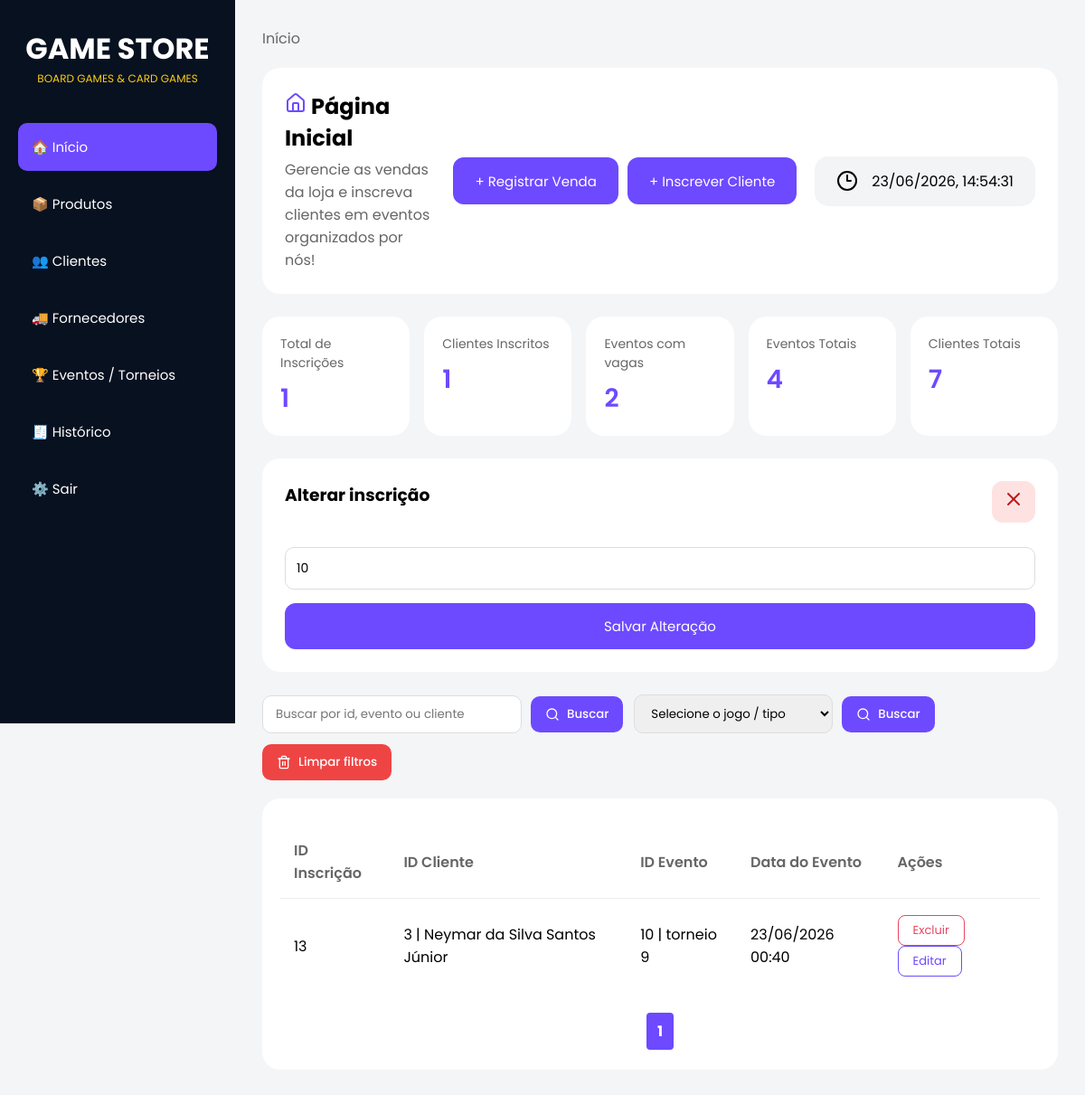
The page /inscricoes/editar/13 (signed in) on the database its author committed.
### tables this page shows
CREATE TABLE inscricoes (
            id INTEGER PRIMARY KEY AUTOINCREMENT,
            id_cliente INTEGER NOT NULL,
            id_evento INTEGER NOT NULL
        );

CREATE TABLE clientes(
            id INTEGER NOT NULL PRIMARY KEY AUTOINCREMENT,
            nome TEXT NOT NULL, 
            cpf TEXT NOT NULL UNIQUE,
            telefone TEXT NOT NULL,
            email TEXT NOT NULL UNIQUE
        );

CREATE TABLE eventos (
            id INTEGER PRIMARY KEY AUTOINCREMENT,
            nome TEXT NOT NULL,
            jogo TEXT NOT NULL,
            data TEXT NOT NULL,
            vagas INTEGER NOT NULL
        );

### routes.py (the view)
@app.route("/inscricoes/editar/<int:id>", methods=["GET"])
@login_required
def edicao_inscricao(id):
    inscricao = buscar_inscricao_por_id(id)
    lista = carregar_inscricoes()
    dados = paginar(lista, 5)
    return render_template(
        "home.html",
        inscricoes=dados["itens"],
        pagina=dados["pagina"],
        total_paginas=dados["total_paginas"],
        total_inscricoes=len(lista),
        total_clientes=total_clientes_inscritos(),
        eventos_abertos=total_eventos_com_vagas(),
        eventos_existentes=len(listar_eventos()),
        clientes_existentes=len(listar_clientes()),
        inscricao=inscricao,
        modo_insc="editar",
        modo_vnd="criar",
        em_busca=False
    )

### database.py (called while the page is built)
def conectar():
    return sqlite3.connect(CAMINHO_BANCO)

### modules/clientes.py (called while the page is built)
def listar_clientes():
    conexao = conectar()
    cursor = conexao.cursor()
    cursor.execute("""SELECT * FROM clientes""")
    resultado = cursor.fetchall()
    conexao.close()
    return resultado

### modules/eventos.py (called while the page is built)
def adicionar_status_eventos(lista):
    eventos_com_status = []
    for evento in lista:
        vagas = vagas_disponiveis(evento[0])
        status = obter_status_evento(
            evento[3],
            vagas
        )
        vagasOcupadas = evento[4] - vagas
        evento = list(evento)
        evento[3] = formatar_data(evento[3])
        evento.append(vagasOcupadas)
        evento.append(status)
        eventos_com_status.append(evento)
    return eventos_com_status

def carregar_eventos():
    lista = listar_eventos()
    return adicionar_status_eventos(lista)

def listar_eventos():
    conn = conectar()
    cursor = conn.cursor()
    cursor.execute("SELECT * FROM eventos") # seleciona tudo da tabela eventos
    eventos = cursor.fetchall()
    conn.close()
    return eventos # retorna tudo q selecionamos com o fetchall

def obter_status_evento(data_evento, vagas_disponiveis):
    data_evento = datetime.strptime( data_evento, "%Y-%m-%dT%H:%M" ) #tranforma de: "2026-06-13T18:00" para:  (2026, 6, 13, 18, 0)
    agora = datetime.now() #hora de agr no msm formato de cima
    if data_evento < agora:
        return "Encerrado"
    elif vagas_disponiveis <= 0:
        return "Lotado"
    else:
        return "Aberto"

### modules/inscricoes.py (called while the page is built)
def carregar_inscricoes():
    lista = listar_inscricoes()
    return adicionar_nomes(lista)

def adicionar_nomes(lista):
    inscricao_adicionada = []
    for inscricao in lista:
        inscricao = list(inscricao)
        nome_cliente = add_nome_cliente(inscricao[1])
        nome_evento = add_nome_evento(inscricao[2])
        data_evento = buscar_data_evento(inscricao[2])
        if nome_cliente is None:
            nome_cliente = "Cliente removido"
        if nome_evento is None:
            nome_evento = "Evento removido"
        if data_evento:
            data_evento = formatar_data(data_evento)
        else:
            data_evento = "Evento removido"
        inscricao.append(nome_cliente)
        inscricao.append(nome_evento)
        inscricao.append(data_evento)
        inscricao_adicionada.append(inscricao)
    return inscricao_adicionada

### modules/reutilizaveis.py (called while the page is built)
def formatar_data(data):
    return datetime.strptime(
        data,
        "%Y-%m-%dT%H:%M"
    ).strftime("%d/%m/%Y %H:%M")

### templates/home.html (shortened to what this page needs)
<!DOCTYPE html>
<html lang="pt">
<head>
    <link rel="stylesheet" href="{{ url_for('static', filename='home.css') }}" />
</head>
<body>
    <div class="sidebar">
        <div class="logo">
            <h1>GAME STORE</h1>
            <p>BOARD GAMES & CARD GAMES</p>
        </div>
        <div class="menu">
            <a href="/" class="active">🏠 Início</a>
            <a href="/produtos">📦 Produtos</a>
            <a href="/clientes">👥 Clientes</a>
            <a href="/fornecedores">🚚 Fornecedores</a>
            <a href="/eventos">🏆 Eventos / Torneios</a>
            <a href="/historico">🧾 Histórico</a>
            <a href="/logout">⚙️ Sair</a>
        </div>
    </div>
    <div class="main">
        <div class="breadcrumb">
            <a href="/">Início</a>
        </div>
        <section class="topo">
            <div class="titulo-subt">
                <h1><i data-lucide="house" class="lucide-house"></i> Página Inicial</h1>
                <p>Gerencie as vendas da loja e inscreva clientes em eventos organizados por nós!</p>
            </div>
            <div class="botoes-titulo">
                <button class="btn-top" onclick="toggleFormularioVenda()">+ Registrar Venda</button>
                <button class="btn-top" onclick="toggleFormularioInscricao()">+ Inscrever Cliente</button>
            </div>
            <div class="data">
                <i data-lucide="clock-3"></i>
                <time id="data-hora" class="data-textos"></time>
            </div>
        </section>
        <div class="card-resumo">
            <div class="resumo-item">
                <span class="resumo-label">Total de Inscrições</span>
                <strong class="resumo-valor">{{ total_inscricoes }}</strong>
            </div>
            <div class="resumo-item">
                <span class="resumo-label">Clientes Inscritos</span>
                <strong class="resumo-valor">{{ total_clientes }}</strong>
            </div>
            <div class="resumo-item">
                <span class="resumo-label">Eventos com vagas</span>
                <strong class="resumo-valor">{{ eventos_abertos }}</strong>
            </div>
            <div class="resumo-item">
                <span class="resumo-label">Eventos Totais</span>
                <strong class="resumo-valor">{{ eventos_existentes }}</strong>
            </div>
            <div class="resumo-item">
                <span class="resumo-label">Clientes Totais</span>
                <strong class="resumo-valor">{{ clientes_existentes }}</strong>
            </div>
        </div>
        <div class="card-form" id="formInscricoes" {% if modo_insc=="criar" %}style="display:none;" {% endif %}>
            {% if modo_insc == "criar" %}
            <h3>Inscrever cliente em torneio</h3>
            <form action="/inscricoes" method="POST">
                <input type="text" name="id_cliente" placeholder="ID do cliente" required />
                <input type="text" name="id_evento" placeholder="ID do evento" required />
                <button type="submit" class="btn-submit">Inscrever cliente</button>
            </form>
            {% elif modo_insc == "editar" %}
            <div class="titulo-form">
                <h3>Alterar inscrição</h3>
                <a href="/"><button type="submit" class="btn-cancelar"><i data-lucide="x"></i></button></a>
            </div>
            <form action="/inscricoes/atualizar/{{ inscricao[0] }}" method="POST">
                <input type="text" name="id_evento" value="{{ inscricao[2] }}" required />
                <button type="submit" class="btn-submit">Salvar Alteração</button>
            </form>
            {% endif %}
        </div>
        <div class="filtros">
            <form action="/inscricoes/busca" method="POST" class="form-busca">
                <input type="text" name="busca" placeholder="Buscar por id, evento ou cliente" required>
                <button type="submit" class="btn-filter"><i data-lucide="search" class="lucide-btn"></i> Buscar</button>
            </form>
            <form action="/inscricoes/busca-tipo" method="POST" class="form-busca">
                <select name="tipo" class="tipos-select" required>
                    <option value="" disabled selected>Selecione o jogo / tipo</option>
                </select>
                <button type="submit" class="btn-filter"><i data-lucide="search" class="lucide-btn"></i> Buscar</button>
            </form>
            <form class="form-nofiltros" action="/">
                <button type="submit" class="btn-clear"><i data-lucide="trash-2" class="lucide-btn"></i> Limpar
                    filtros</button>
            </form>
        </div>
        <div class="card-tabela">
            <table class="tabela-inscricoes">
                <thead>
                    <tr>
                        <th>ID Inscrição</th>
                        <th>ID Cliente</th>
                        <th>ID Evento</th>
                        <th>Data do Evento</th>
                        <th>Ações</th>
                    </tr>
                </thead>
                <tbody>
                    {% for inscricao in inscricoes %}
                    <tr>
                        <td>{{ inscricao[0] }}</td>
                        <td>{{ inscricao[1] }} | {{ inscricao[3] }}</td>
                        <td>{{ inscricao[2] }} | {{ inscricao[4] }}</td>
                        <td>{{ inscricao[5] }}</td>
                        <td>
                            <form action="/inscricoes/excluir/{{ inscricao[0] }}" method="POST" style="display:inline;">
                                <button type="submit" class="btn-excluir">Excluir</button>
                            </form>
                            <form action="/inscricoes/editar/{{ inscricao[0] }}" method="GET" style="display:inline;">
                                <button type="submit" class="btn-editar">Editar</button>
                            </form>
                        </td>
                    </tr>
                    {% endfor %}
                </tbody>
            </table>
            {% if not em_busca %}
            <div class="paginacao">
                {% for p in range(1, total_paginas + 1) %}
                <a href="?pagina={{ p }}" {% if p==pagina %}class="ativo" {% endif %}>
                    {{ p }}
                </a>
                {% endfor %}
            </div>
            {% endif %}
        </div>
    </div>
</body>
</html>

### static/home.css (style rules this page uses)
* { margin: 0; padding: 0; box-sizing: border-box; font-family: "Poppins", sans-serif; }
body { background: #f4f5f7; display: flex; }
.sidebar { width: 260px; height: 100vh; background: #081120; color: white; padding: 30px 20px; position: fixed; }
.logo { text-align: center; margin-bottom: 40px; }
.logo h1 { font-size: 32px; }
.logo p { color: #facc15; font-size: 12px; }
.menu { display: flex; flex-direction: column; gap: 10px; }
.menu a { text-decoration: none; color: white; padding: 15px; border-radius: 10px; transition: 0.3s; font-size: 15px; }
.menu a:hover, .menu a.active { background: #6d4aff; }
.main { margin-left: 260px; width: calc(100% - 260px); padding: 30px; }
.breadcrumb { margin-bottom: 20px; }
.breadcrumb a { text-decoration: none; color: #666; }
.topo { display: flex; align-items: center; gap: 20px; background: white; padding: 25px; border-radius: 20px; margin-bottom: 25px; }
.titulo-subt { flex: 1; }
.titulo-subt h1 { margin-bottom: 5px; }
.titulo-subt p { color: #666; }
.lucide-house { color: #6d4aff; }
.botoes-titulo { display: flex; gap: 10px; }
.btn-top { height: 52px; padding: 0 24px; border: none; border-radius: 12px; font-size: 15px; cursor: pointer; transition: 0.3s; background: #6d4aff; color: white; font-family: "Poppins", sans-serif; }
.data { display: flex; align-items: center; gap: 15px; background: #f3f4f6; padding: 15px 24px; border-radius: 15px; }
.card-resumo { display: flex; gap: 16px; margin-bottom: 25px; }
.resumo-item { flex: 1; background: white; border-radius: 20px; padding: 20px; }
.resumo-label { font-size: 14px; color: #666; display: block; margin-bottom: 8px; }
.resumo-valor { font-size: 28px; color: #6d4aff; font-weight: 600; }
.card-form { background: white; border-radius: 20px; padding: 25px; margin-bottom: 25px; }
.card-form h3 { margin-bottom: 15px; }
.card-form input { width: 100%; padding: 12px; margin-top: 12px; border: 1px solid #ddd; border-radius: 10px; font-size: 14px; font-family: "Poppins", sans-serif; }
.btn-submit { width: 100%; border: none; background: #6d4aff; color: white; padding: 14px; border-radius: 12px; margin-top: 15px; cursor: pointer; font-size: 15px; font-family: "Poppins", sans-serif; transition: 0.3s; }
.titulo-form { display: flex; justify-content: space-between; align-items: center; margin-bottom: 15px; }
.btn-cancelar { border: none; border-radius: 12px; background: #fee2e2; color: #b91c1c; cursor: pointer; padding: 8px 12px; }
.filtros { display: flex; flex-wrap: wrap; gap: 12px; margin-bottom: 20px; align-items: center; }
.form-busca, .form-nofiltros { display: flex; gap: 10px; align-items: center; }
.form-busca input, .tipos-select { padding: 10px 14px; border: 1px solid #ddd; border-radius: 10px; min-width: 220px; font-family: "Poppins", sans-serif; }
.btn-filter, .btn-clear { border: none; border-radius: 10px; padding: 10px 16px; cursor: pointer; font-weight: 500; transition: 0.3s; font-family: "Poppins", sans-serif; display: flex; align-items: center; gap: 8px; }
.btn-filter { background: #6d4aff; color: white; }
.btn-clear { background: #ef4444; color: white; }
.lucide-btn { width: 16px; height: 16px; }
.card-tabela { background: white; border-radius: 20px; padding: 20px; }
.tabela-inscricoes { width: 100%; border-collapse: collapse; margin-top: 10px; }
.tabela-inscricoes th { text-align: left; color: #666; font-weight: 600; padding: 15px; }
.tabela-inscricoes td { padding: 18px 15px; border-top: 1px solid #eee; }
.btn-editar { background: none; border: 1px solid #6d4aff; color: #6d4aff; padding: 6px 16px; border-radius: 8px; font-size: 13px; cursor: pointer; font-family: "Poppins", sans-serif; transition: 0.3s; margin-right: 6px; }
.btn-excluir { background: none; border: 1px solid #e94560; color: #e94560; padding: 6px 16px; border-radius: 8px; font-size: 13px; cursor: pointer; font-family: "Poppins", sans-serif; transition: 0.3s; }
.paginacao { display: flex; justify-content: center; gap: 8px; margin-top: 20px; }
.paginacao a { text-decoration: none; padding: 8px 12px; border-radius: 6px; background: #6d4aff; color: white; }
.paginacao a.ativo { font-weight: bold; border: 2px solid white; }

### rows shown on the page
inscricoes: id_evento "10", id "13", id_cliente "3", nome "Neymar da Silva Santos Júnior", nome "torneio 9", inscricao "23/06/2026 00:40"

### other values the page prints
{{ total_inscricoes }} "1"
{{ total_clientes }} "1"
{{ eventos_abertos }} "2"
{{ eventos_existentes }} "4"
{{ clientes_existentes }} "7"
{{ p }} "1"
